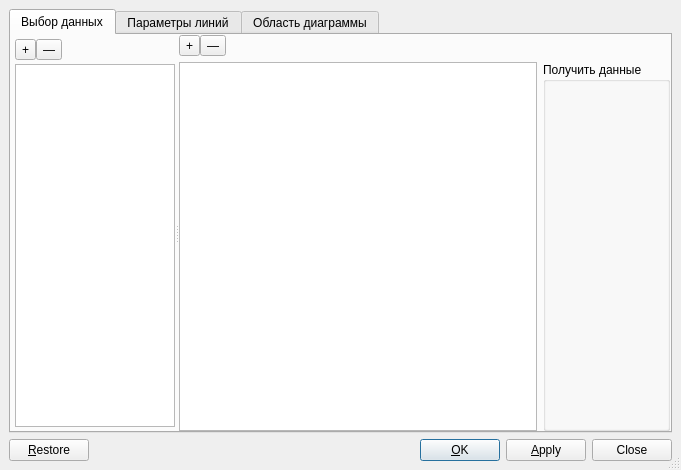
<?xml version="1.0" encoding="UTF-8"?>
<ui version="4.0">
 <class>TableDataUi</class>
 <widget class="QDialog" name="TableDataUi">
  <property name="geometry">
   <rect>
    <x>0</x>
    <y>0</y>
    <width>681</width>
    <height>470</height>
   </rect>
  </property>
  <property name="sizePolicy">
   <sizepolicy hsizetype="Fixed" vsizetype="Fixed">
    <horstretch>0</horstretch>
    <verstretch>0</verstretch>
   </sizepolicy>
  </property>
  <property name="windowTitle">
   <string/>
  </property>
  <property name="sizeGripEnabled">
   <bool>true</bool>
  </property>
  <layout class="QGridLayout">
   <property name="leftMargin">
    <number>9</number>
   </property>
   <property name="topMargin">
    <number>9</number>
   </property>
   <property name="rightMargin">
    <number>9</number>
   </property>
   <property name="bottomMargin">
    <number>9</number>
   </property>
   <property name="spacing">
    <number>6</number>
   </property>
   <item row="1" column="0">
    <layout class="QHBoxLayout">
     <property name="spacing">
      <number>6</number>
     </property>
     <property name="leftMargin">
      <number>0</number>
     </property>
     <property name="topMargin">
      <number>0</number>
     </property>
     <property name="rightMargin">
      <number>0</number>
     </property>
     <property name="bottomMargin">
      <number>0</number>
     </property>
     <item>
      <widget class="QPushButton" name="restorePB">
       <property name="text">
        <string>&amp;Restore</string>
       </property>
       <property name="autoDefault">
        <bool>false</bool>
       </property>
       <property name="default">
        <bool>false</bool>
       </property>
      </widget>
     </item>
     <item>
      <spacer>
       <property name="orientation">
        <enum>Qt::Horizontal</enum>
       </property>
       <property name="sizeType">
        <enum>QSizePolicy::MinimumExpanding</enum>
       </property>
       <property name="sizeHint" stdset="0">
        <size>
         <width>20</width>
         <height>20</height>
        </size>
       </property>
      </spacer>
     </item>
     <item>
      <widget class="QPushButton" name="okPB">
       <property name="text">
        <string>&amp;OK</string>
       </property>
       <property name="autoDefault">
        <bool>true</bool>
       </property>
       <property name="default">
        <bool>true</bool>
       </property>
      </widget>
     </item>
     <item>
      <widget class="QPushButton" name="applyPB">
       <property name="sizePolicy">
        <sizepolicy hsizetype="Fixed" vsizetype="Fixed">
         <horstretch>0</horstretch>
         <verstretch>0</verstretch>
        </sizepolicy>
       </property>
       <property name="text">
        <string>&amp;Apply</string>
       </property>
       <property name="autoDefault">
        <bool>false</bool>
       </property>
       <property name="default">
        <bool>false</bool>
       </property>
      </widget>
     </item>
     <item>
      <widget class="QPushButton" name="closePB">
       <property name="sizePolicy">
        <sizepolicy hsizetype="Fixed" vsizetype="Fixed">
         <horstretch>0</horstretch>
         <verstretch>0</verstretch>
        </sizepolicy>
       </property>
       <property name="text">
        <string>Close</string>
       </property>
       <property name="autoDefault">
        <bool>false</bool>
       </property>
      </widget>
     </item>
    </layout>
   </item>
   <item row="0" column="0">
    <widget class="QTabWidget" name="tabWidget">
     <property name="enabled">
      <bool>true</bool>
     </property>
     <property name="toolTip">
      <string/>
     </property>
     <property name="currentIndex">
      <number>0</number>
     </property>
     <widget class="QWidget" name="tab">
      <attribute name="title">
       <string>Выбор данных</string>
      </attribute>
      <layout class="QVBoxLayout" name="verticalLayout_3">
       <property name="spacing">
        <number>0</number>
       </property>
       <property name="leftMargin">
        <number>0</number>
       </property>
       <property name="topMargin">
        <number>0</number>
       </property>
       <property name="rightMargin">
        <number>0</number>
       </property>
       <property name="bottomMargin">
        <number>0</number>
       </property>
       <item>
        <widget class="QSplitter" name="splitter">
         <property name="orientation">
          <enum>Qt::Horizontal</enum>
         </property>
         <widget class="QWidget" name="widget" native="true">
          <property name="sizePolicy">
           <sizepolicy hsizetype="Expanding" vsizetype="Expanding">
            <horstretch>1</horstretch>
            <verstretch>0</verstretch>
           </sizepolicy>
          </property>
          <layout class="QVBoxLayout" name="verticalLayout_2">
           <property name="spacing">
            <number>4</number>
           </property>
           <property name="leftMargin">
            <number>4</number>
           </property>
           <property name="topMargin">
            <number>4</number>
           </property>
           <property name="rightMargin">
            <number>0</number>
           </property>
           <property name="bottomMargin">
            <number>4</number>
           </property>
           <item>
            <widget class="QWidget" name="widget_2" native="true">
             <layout class="QHBoxLayout" name="horizontalLayout_2">
              <property name="spacing">
               <number>0</number>
              </property>
              <property name="leftMargin">
               <number>0</number>
              </property>
              <property name="topMargin">
               <number>0</number>
              </property>
              <property name="rightMargin">
               <number>0</number>
              </property>
              <property name="bottomMargin">
               <number>0</number>
              </property>
              <item>
               <widget class="QToolButton" name="addSeriesB">
                <property name="focusPolicy">
                 <enum>Qt::NoFocus</enum>
                </property>
                <property name="text">
                 <string>+</string>
                </property>
               </widget>
              </item>
              <item>
               <widget class="QToolButton" name="removeSeriesB">
                <property name="focusPolicy">
                 <enum>Qt::NoFocus</enum>
                </property>
                <property name="text">
                 <string>—</string>
                </property>
               </widget>
              </item>
              <item>
               <spacer name="horizontalSpacer">
                <property name="orientation">
                 <enum>Qt::Horizontal</enum>
                </property>
                <property name="sizeHint" stdset="0">
                 <size>
                  <width>41</width>
                  <height>20</height>
                 </size>
                </property>
               </spacer>
              </item>
             </layout>
            </widget>
           </item>
           <item>
            <widget class="QListWidget" name="seriesList">
             <property name="sizePolicy">
              <sizepolicy hsizetype="Expanding" vsizetype="Expanding">
               <horstretch>0</horstretch>
               <verstretch>0</verstretch>
              </sizepolicy>
             </property>
             <property name="minimumSize">
              <size>
               <width>100</width>
               <height>0</height>
              </size>
             </property>
             <property name="baseSize">
              <size>
               <width>0</width>
               <height>0</height>
              </size>
             </property>
            </widget>
           </item>
          </layout>
         </widget>
         <widget class="QWidget" name="widget_3" native="true">
          <property name="sizePolicy">
           <sizepolicy hsizetype="Expanding" vsizetype="Expanding">
            <horstretch>2</horstretch>
            <verstretch>0</verstretch>
           </sizepolicy>
          </property>
          <layout class="QVBoxLayout" name="verticalLayout">
           <item>
            <widget class="QWidget" name="widget_4" native="true">
             <layout class="QHBoxLayout" name="horizontalLayout_3">
              <property name="spacing">
               <number>0</number>
              </property>
              <property name="leftMargin">
               <number>0</number>
              </property>
              <property name="topMargin">
               <number>0</number>
              </property>
              <property name="rightMargin">
               <number>0</number>
              </property>
              <property name="bottomMargin">
               <number>0</number>
              </property>
              <item>
               <widget class="QToolButton" name="addPointB">
                <property name="focusPolicy">
                 <enum>Qt::NoFocus</enum>
                </property>
                <property name="text">
                 <string>+</string>
                </property>
               </widget>
              </item>
              <item>
               <widget class="QToolButton" name="removePointB">
                <property name="focusPolicy">
                 <enum>Qt::NoFocus</enum>
                </property>
                <property name="text">
                 <string>—</string>
                </property>
               </widget>
              </item>
              <item>
               <spacer name="horizontalSpacer_2">
                <property name="orientation">
                 <enum>Qt::Horizontal</enum>
                </property>
                <property name="sizeHint" stdset="0">
                 <size>
                  <width>41</width>
                  <height>20</height>
                 </size>
                </property>
               </spacer>
              </item>
             </layout>
            </widget>
           </item>
           <item>
            <layout class="QHBoxLayout" name="horizontalLayout">
             <item>
              <widget class="QTableWidget" name="dataTable"/>
             </item>
             <item>
              <widget class="QGroupBox" name="dataSourcesGB">
               <property name="title">
                <string>Получить данные</string>
               </property>
              </widget>
             </item>
            </layout>
           </item>
          </layout>
         </widget>
        </widget>
       </item>
      </layout>
     </widget>
     <widget class="QWidget" name="tab_2">
      <attribute name="title">
       <string>Параметры линий</string>
      </attribute>
      <layout class="QVBoxLayout" name="verticalLayout_6">
       <property name="spacing">
        <number>0</number>
       </property>
       <property name="leftMargin">
        <number>4</number>
       </property>
       <property name="topMargin">
        <number>4</number>
       </property>
       <property name="rightMargin">
        <number>4</number>
       </property>
       <property name="bottomMargin">
        <number>4</number>
       </property>
       <item>
        <widget class="QSplitter" name="splitter_2">
         <property name="orientation">
          <enum>Qt::Horizontal</enum>
         </property>
         <widget class="QListWidget" name="linesList">
          <property name="sizePolicy">
           <sizepolicy hsizetype="Expanding" vsizetype="Expanding">
            <horstretch>1</horstretch>
            <verstretch>0</verstretch>
           </sizepolicy>
          </property>
         </widget>
         <widget class="QWidget" name="widget_5" native="true">
          <property name="sizePolicy">
           <sizepolicy hsizetype="Expanding" vsizetype="Expanding">
            <horstretch>2</horstretch>
            <verstretch>0</verstretch>
           </sizepolicy>
          </property>
          <layout class="QVBoxLayout" name="verticalLayout_5">
           <item>
            <widget class="QCheckBox" name="smoothChk">
             <property name="text">
              <string>Сглаживание</string>
             </property>
            </widget>
           </item>
           <item>
            <layout class="QHBoxLayout" name="horizontalLayout_6">
             <item>
              <widget class="QLabel" name="label_3">
               <property name="sizePolicy">
                <sizepolicy hsizetype="Fixed" vsizetype="Preferred">
                 <horstretch>0</horstretch>
                 <verstretch>0</verstretch>
                </sizepolicy>
               </property>
               <property name="minimumSize">
                <size>
                 <width>100</width>
                 <height>0</height>
                </size>
               </property>
               <property name="text">
                <string>Цвет линии</string>
               </property>
              </widget>
             </item>
             <item>
              <widget class="QComboBox" name="colorCB"/>
             </item>
            </layout>
           </item>
           <item>
            <layout class="QHBoxLayout" name="horizontalLayout_7">
             <item>
              <widget class="QLabel" name="label_4">
               <property name="sizePolicy">
                <sizepolicy hsizetype="Fixed" vsizetype="Preferred">
                 <horstretch>0</horstretch>
                 <verstretch>0</verstretch>
                </sizepolicy>
               </property>
               <property name="minimumSize">
                <size>
                 <width>100</width>
                 <height>0</height>
                </size>
               </property>
               <property name="text">
                <string>Тип линии</string>
               </property>
              </widget>
             </item>
             <item>
              <widget class="QComboBox" name="lineCB"/>
             </item>
            </layout>
           </item>
           <item>
            <layout class="QHBoxLayout" name="horizontalLayout_8">
             <item>
              <widget class="QLabel" name="label_5">
               <property name="sizePolicy">
                <sizepolicy hsizetype="Fixed" vsizetype="Preferred">
                 <horstretch>0</horstretch>
                 <verstretch>0</verstretch>
                </sizepolicy>
               </property>
               <property name="minimumSize">
                <size>
                 <width>100</width>
                 <height>0</height>
                </size>
               </property>
               <property name="sizeIncrement">
                <size>
                 <width>200</width>
                 <height>0</height>
                </size>
               </property>
               <property name="text">
                <string>Тип маркера</string>
               </property>
              </widget>
             </item>
             <item>
              <widget class="QComboBox" name="markerCB"/>
             </item>
            </layout>
           </item>
           <item>
            <spacer name="verticalSpacer_2">
             <property name="orientation">
              <enum>Qt::Vertical</enum>
             </property>
             <property name="sizeHint" stdset="0">
              <size>
               <width>20</width>
               <height>161</height>
              </size>
             </property>
            </spacer>
           </item>
          </layout>
         </widget>
        </widget>
       </item>
      </layout>
     </widget>
     <widget class="QWidget" name="tab_3">
      <attribute name="title">
       <string>Область диаграммы</string>
      </attribute>
      <layout class="QVBoxLayout" name="verticalLayout_9">
       <item>
        <layout class="QHBoxLayout" name="horizontalLayout_9">
         <property name="sizeConstraint">
          <enum>QLayout::SetDefaultConstraint</enum>
         </property>
         <item>
          <widget class="QLabel" name="label_6">
           <property name="sizePolicy">
            <sizepolicy hsizetype="Preferred" vsizetype="Fixed">
             <horstretch>0</horstretch>
             <verstretch>0</verstretch>
            </sizepolicy>
           </property>
           <property name="minimumSize">
            <size>
             <width>100</width>
             <height>0</height>
            </size>
           </property>
           <property name="text">
            <string>Заголовок</string>
           </property>
          </widget>
         </item>
         <item>
          <widget class="QLineEdit" name="titleLine"/>
         </item>
        </layout>
       </item>
       <item>
        <widget class="QCheckBox" name="legendChk">
         <property name="text">
          <string>Легенда</string>
         </property>
        </widget>
       </item>
       <item>
        <widget class="QCheckBox" name="gridChk">
         <property name="text">
          <string>Cетка</string>
         </property>
        </widget>
       </item>
       <item>
        <widget class="QGroupBox" name="groupBox">
         <property name="autoFillBackground">
          <bool>false</bool>
         </property>
         <property name="title">
          <string>Горизонтальная ось</string>
         </property>
         <property name="flat">
          <bool>false</bool>
         </property>
         <layout class="QVBoxLayout" name="verticalLayout_8" stretch="0">
          <item>
           <layout class="QHBoxLayout" name="horizontalLayout_11">
            <item>
             <widget class="QLabel" name="label_10">
              <property name="text">
               <string>Подпись</string>
              </property>
             </widget>
            </item>
            <item>
             <widget class="QLineEdit" name="xLabelLine"/>
            </item>
           </layout>
          </item>
         </layout>
        </widget>
       </item>
       <item>
        <widget class="QGroupBox" name="groupBox_2">
         <property name="title">
          <string>Вертикальная ось</string>
         </property>
         <property name="flat">
          <bool>false</bool>
         </property>
         <layout class="QVBoxLayout" name="verticalLayout_7">
          <item>
           <layout class="QHBoxLayout" name="horizontalLayout_10">
            <item>
             <widget class="QLabel" name="label_7">
              <property name="text">
               <string>Подпись</string>
              </property>
             </widget>
            </item>
            <item>
             <widget class="QLineEdit" name="yLabelLine"/>
            </item>
           </layout>
          </item>
         </layout>
        </widget>
       </item>
       <item>
        <spacer name="verticalSpacer_3">
         <property name="orientation">
          <enum>Qt::Vertical</enum>
         </property>
         <property name="sizeHint" stdset="0">
          <size>
           <width>20</width>
           <height>67</height>
          </size>
         </property>
        </spacer>
       </item>
      </layout>
     </widget>
    </widget>
   </item>
  </layout>
 </widget>
 <tabstops>
  <tabstop>tabWidget</tabstop>
  <tabstop>restorePB</tabstop>
  <tabstop>okPB</tabstop>
  <tabstop>applyPB</tabstop>
  <tabstop>closePB</tabstop>
 </tabstops>
 <includes>
  <include location="local">qt_i18n.h</include>
 </includes>
 <resources/>
 <connections/>
</ui>
